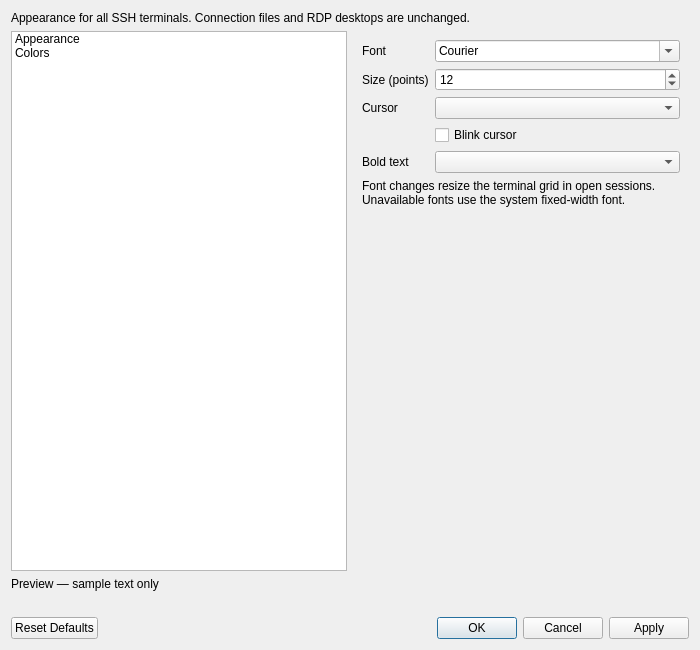
<?xml version="1.0" encoding="UTF-8"?>
<ui version="4.0">
 <class>TerminalAppearanceDialog</class>
 <widget class="QDialog" name="TerminalAppearanceDialog">
  <property name="windowTitle"><string>Terminal Appearance</string></property>
  <property name="minimumSize"><size><width>700</width><height>650</height></size></property>
  <layout class="QVBoxLayout" name="mainLayout">
   <item><widget class="QLabel" name="scopeLabel"><property name="text"><string>Appearance for all SSH terminals. Connection files and RDP desktops are unchanged.</string></property><property name="wordWrap"><bool>true</bool></property></widget></item>
   <item><layout class="QHBoxLayout" name="settingsLayout">
    <item><widget class="QListWidget" name="categories"><property name="maximumWidth"><number>135</number></property><item><property name="text"><string>Appearance</string></property></item><item><property name="text"><string>Colors</string></property></item></widget></item>
    <item><widget class="QStackedWidget" name="pages">
     <widget class="QWidget" name="appearancePage"><layout class="QFormLayout" name="appearanceLayout">
      <item row="0" column="0"><widget class="QLabel" name="fontLabel"><property name="text"><string>Font</string></property><property name="buddy"><cstring>fontFamily</cstring></property></widget></item>
      <item row="0" column="1"><widget class="QFontComboBox" name="fontFamily"><property name="fontFilters"><set>QFontComboBox::MonospacedFonts</set></property></widget></item>
      <item row="1" column="0"><widget class="QLabel" name="sizeLabel"><property name="text"><string>Size (points)</string></property><property name="buddy"><cstring>fontSize</cstring></property></widget></item>
      <item row="1" column="1"><widget class="QSpinBox" name="fontSize"><property name="minimum"><number>6</number></property><property name="maximum"><number>48</number></property><property name="value"><number>12</number></property></widget></item>
      <item row="2" column="0"><widget class="QLabel" name="cursorLabel"><property name="text"><string>Cursor</string></property><property name="buddy"><cstring>cursorShape</cstring></property></widget></item>
      <item row="2" column="1"><widget class="QComboBox" name="cursorShape"/></item>
      <item row="3" column="1"><widget class="QCheckBox" name="cursorBlink"><property name="text"><string>Blink cursor</string></property></widget></item>
      <item row="4" column="0"><widget class="QLabel" name="boldLabel"><property name="text"><string>Bold text</string></property><property name="buddy"><cstring>boldStyle</cstring></property></widget></item>
      <item row="4" column="1"><widget class="QComboBox" name="boldStyle"/></item>
      <item row="5" column="0" colspan="2"><widget class="QLabel" name="fontHelp"><property name="text"><string>Font changes resize the terminal grid in open sessions. Unavailable fonts use the system fixed-width font.</string></property><property name="wordWrap"><bool>true</bool></property></widget></item>
     </layout></widget>
     <widget class="QWidget" name="colorsPage"><layout class="QVBoxLayout" name="colorsLayout">
      <item><layout class="QHBoxLayout" name="presetLayout"><item><widget class="QLabel" name="presetLabel"><property name="text"><string>Palette</string></property><property name="buddy"><cstring>palettePreset</cstring></property></widget></item><item><widget class="QComboBox" name="palettePreset"/></item></layout></item>
      <item><widget class="QTableWidget" name="colorTable"><property name="editTriggers"><set>QAbstractItemView::NoEditTriggers</set></property><property name="selectionMode"><enum>QAbstractItemView::SingleSelection</enum></property><property name="selectionBehavior"><enum>QAbstractItemView::SelectRows</enum></property><column><property name="text"><string>Color</string></property></column><column><property name="text"><string>Value</string></property></column></widget></item>
      <item><widget class="QPushButton" name="changeColor"><property name="text"><string>Change selected color…</string></property></widget></item>
      <item><widget class="QLabel" name="colorHelp"><property name="text"><string>ANSI colors and default text/background only. Application-specified true colors and extended colors are unchanged.</string></property><property name="wordWrap"><bool>true</bool></property></widget></item>
     </layout></widget>
    </widget></item>
   </layout></item>
   <item><widget class="QLabel" name="previewLabel"><property name="text"><string>Preview — sample text only</string></property></widget></item>
   <item><layout class="QVBoxLayout" name="previewLayout"/></item>
   <item><widget class="QLabel" name="statusLabel"><property name="wordWrap"><bool>true</bool></property></widget></item>
   <item><layout class="QHBoxLayout" name="buttonsLayout">
    <item><widget class="QPushButton" name="resetDefaults"><property name="text"><string>Reset Defaults</string></property></widget></item>
    <item><widget class="QDialogButtonBox" name="buttonBox"><property name="standardButtons"><set>QDialogButtonBox::Apply|QDialogButtonBox::Cancel|QDialogButtonBox::Ok</set></property></widget></item>
   </layout></item>
  </layout>
 </widget>
 <resources/>
 <connections/>
</ui>
